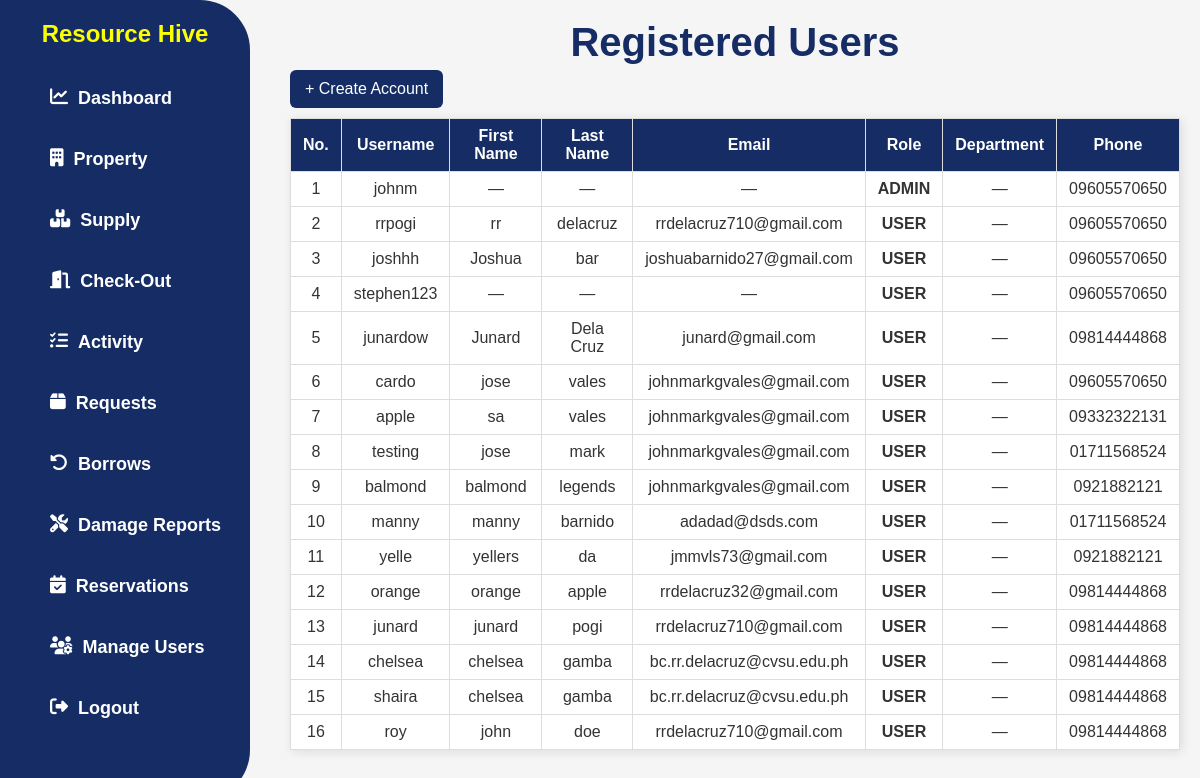
The page /manage-users/ (signed in) on the database as committed earlier.
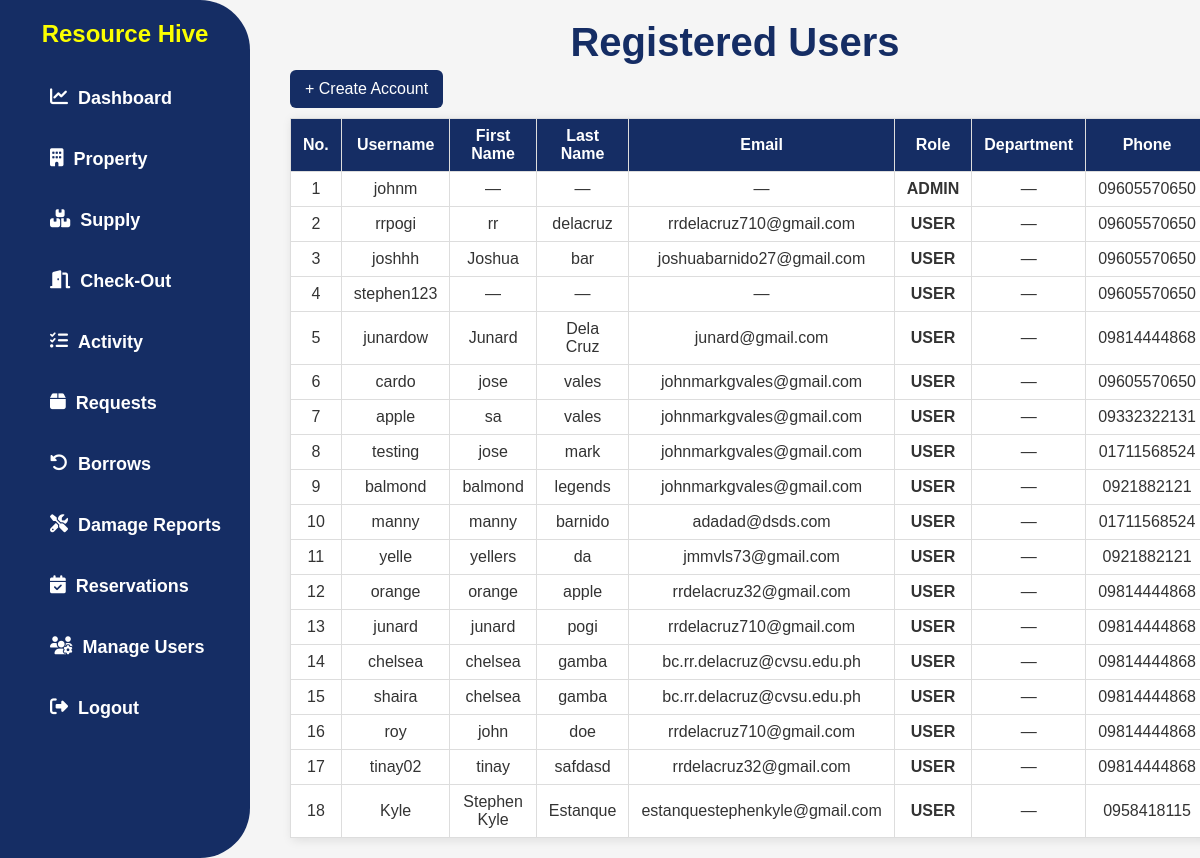
The same page on the database as committed later.
### app/models.py (models this page shows, shortened)
class UserProfile(models.Model):
    user = models.OneToOneField(User, on_delete=models.CASCADE)
    ROLE_CHOICES = [
        ('ADMIN', 'ADMIN'),
        ('USER', 'USER'),
    ]
    role = models.CharField(max_length=20, choices=ROLE_CHOICES)
    department = models.CharField(max_length=255, blank=True, null=True)
    phone = models.CharField(max_length=20, blank=True, null=True)

### app/views.py (the view)
# urls.py: path('manage-users/', UserProfileListView.as_view(), name='manage_users'),
class UserProfileListView(PermissionRequiredMixin, ListView):
    model = UserProfile
    template_name = 'app/manage_users.html'
    permission_required = 'app.view_user_profile'
    context_object_name = 'users'
    def get_context_data(self, **kwargs):
        context = super().get_context_data(**kwargs)
        context['form'] = UserRegistrationForm()
        return context

### app/templates/app/manage_users.html (shortened to what this page needs)
{% load static %}
<!DOCTYPE html>
<html lang="en">
<head>
  <link rel="stylesheet" href="{% static 'css/style.css' %}" />
  <link rel="stylesheet" href="https://cdnjs.cloudflare.com/ajax/libs/font-awesome/6.4.2/css/all.min.css" />
</head>
<body>
  {% include 'app/navbar.html' %}
  {% block content %}
  <div class="content">
    <h2 class="h2title">Registered Users</h2>
    <div class="add-property-container">
      <button id="openModalBtn" class="add-btn">+ Create Account</button>
    </div>
    <table border="1">
  <thead>
    <tr>
      <th>No.</th>
      <th>Username</th>
      <th>First Name</th>
      <th>Last Name</th>
      <th>Email</th>
      <th>Role</th>
      <th>Department</th>
      <th>Phone</th>
    </tr>
  </thead>
  <tbody>
    {% for profile in users %}
    <tr>
      <td>{{ forloop.counter }}</td>
      <td>{{ profile.user.username }}</td>
      <td>{{ profile.user.first_name|default:"—" }}</td>
      <td>{{ profile.user.last_name|default:"—" }}</td>
      <td>{{ profile.user.email|default:"—" }}</td>
      <td ><strong>{{ profile.get_role_display }}</strong></td>
      <td>{{ profile.department|default:"—" }}</td>
      <td>{{ profile.phone|default:"—" }}</td>
    </tr>
    {% empty %}
    <tr><td colspan="8">No users found.</td></tr>
    {% endfor %}
  </tbody>
</table>
  </div>
  {% endblock %}
</body>
</html>

Rows that differ between the two databases and show on the page:
added UserProfile: user.username "tinay02", user.first_name "tinay", user.last_name "safdasd", user.email "rrdelacruz32@gmail.com", role "USER", department "—", phone "09814444868"
added UserProfile: user.username "Kyle", user.first_name "Stephen Kyle", user.last_name "Estanque", user.email "estanquestephenkyle@gmail.com", role "USER", department "—", phone "0958418115"
